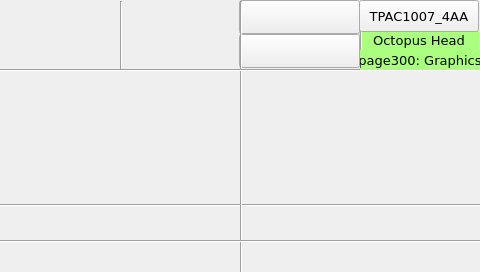
<?xml version="1.0" encoding="UTF-8"?>
<ui version="4.0">
<class>page300</class>
<widget class="QWidget" name="page300">
<property name="geometry">
<rect>
<x>0</x>
<y>0</y>
<width>480</width>
<height>272</height>
</rect>
</property>
<property name="minimumSize">
<size>
<width>480</width>
<height>272</height>
</size>
</property>
<property name="maximumSize">
<size>
<width>480</width>
<height>272</height>
</size>
</property>
<property name="windowTitle">
<string>page300</string>
</property>
<property name="styleSheet">
<string notr="true">QWidget#page300
{
}</string>
</property>
<widget class="QLabel" name="label_Qt_Project">
<property name="geometry">
<rect>
<x>359</x>
<y>30</y>
<width>120</width>
<height>20</height>
</rect>
</property>
<property name="font">
<font>
<family>DejaVu Sans</family>
<pointsize>10</pointsize>
</font>
</property>
<property name="styleSheet">
<string notr="true">background-color: rgb(170, 255, 127);</string>
</property>
<property name="text">
<string>Octopus Head</string>
</property>
<property name="alignment">
<set>Qt::AlignCenter</set>
</property>
</widget>
<widget class="Line" name="line_vt_4">
<property name="geometry">
<rect>
<x>360</x>
<y>1</y>
<width>3</width>
<height>68</height>
</rect>
</property>
<property name="orientation">
<enum>Qt::Vertical</enum>
</property>
</widget>
<widget class="Line" name="line_vt_1">
<property name="geometry">
<rect>
<x>120</x>
<y>1</y>
<width>3</width>
<height>68</height>
</rect>
</property>
<property name="orientation">
<enum>Qt::Vertical</enum>
</property>
</widget>
<widget class="ATCMbutton" name="atcmButton_menu">
<property name="geometry">
<rect>
<x>359</x>
<y>0</y>
<width>120</width>
<height>32</height>
</rect>
</property>
<property name="font">
<font>
<family>DejaVu Sans</family>
<pointsize>10</pointsize>
<weight>50</weight>
<bold>false</bold>
</font>
</property>
<property name="toolTip">
<string/>
</property>
<property name="whatsThis">
<string>ATCMbutton widget</string>
</property>
<property name="pageName">
<string>menu</string>
</property>
<property name="statusvar">
<string/>
</property>
<property name="viewStatus">
<bool>false</bool>
</property>
<property name="refresh">
<number>200</number>
</property>
<property name="visibilityVar">
<string/>
</property>
<property name="bgColor">
<color>
<red>85</red>
<green>255</green>
<blue>255</blue>
</color>
</property>
<property name="borderColor">
<color>
<red>0</red>
<green>0</green>
<blue>0</blue>
</color>
</property>
<property name="text">
<string>TPAC1007_4AA</string>
</property>
<property name="pressText">
<string>TPAC1007_4AA</string>
</property>
<property name="borderWidth">
<number>1</number>
</property>
<property name="borderRadius">
<number>0</number>
</property>
<property name="apparence">
<enum>QFrame::Raised</enum>
</property>
</widget>
<widget class="ATCMdate" name="atcmDate">
<property name="geometry">
<rect>
<x>239</x>
<y>0</y>
<width>121</width>
<height>34</height>
</rect>
</property>
<property name="font">
<font>
<family>DejaVu Sans Mono</family>
</font>
</property>
<property name="toolTip">
<string>ATCM QDate</string>
</property>
<property name="whatsThis">
<string>ATCMdate widget</string>
</property>
<property name="bgColor">
<color>
<red>170</red>
<green>255</green>
<blue>127</blue>
</color>
</property>
<property name="borderWidth">
<number>0</number>
</property>
<property name="borderRadius">
<number>0</number>
</property>
<property name="format">
<enum>ATCMdate::YYYY_MM_DD</enum>
</property>
</widget>
<widget class="Line" name="line_hr_2">
<property name="geometry">
<rect>
<x>0</x>
<y>204</y>
<width>481</width>
<height>3</height>
</rect>
</property>
<property name="font">
<font>
<family>DejaVu Sans</family>
</font>
</property>
<property name="orientation">
<enum>Qt::Horizontal</enum>
</property>
</widget>
<widget class="ATCMtime" name="atcmTime">
<property name="geometry">
<rect>
<x>239</x>
<y>34</y>
<width>121</width>
<height>34</height>
</rect>
</property>
<property name="font">
<font>
<family>DejaVu Sans Mono</family>
</font>
</property>
<property name="toolTip">
<string>ATCM QTime</string>
</property>
<property name="whatsThis">
<string>ATCMtime widget</string>
</property>
<property name="bgColor">
<color>
<red>170</red>
<green>255</green>
<blue>127</blue>
</color>
</property>
<property name="borderWidth">
<number>0</number>
</property>
<property name="borderRadius">
<number>0</number>
</property>
</widget>
<widget class="Line" name="line_vt_2">
<property name="geometry">
<rect>
<x>240</x>
<y>1</y>
<width>3</width>
<height>272</height>
</rect>
</property>
<property name="orientation">
<enum>Qt::Vertical</enum>
</property>
</widget>
<widget class="Line" name="line_hr_1">
<property name="geometry">
<rect>
<x>0</x>
<y>69</y>
<width>481</width>
<height>3</height>
</rect>
</property>
<property name="orientation">
<enum>Qt::Horizontal</enum>
</property>
</widget>
<widget class="Line" name="line_hr_3">
<property name="geometry">
<rect>
<x>0</x>
<y>231</y>
<width>481</width>
<height>21</height>
</rect>
</property>
<property name="orientation">
<enum>Qt::Horizontal</enum>
</property>
</widget>
<widget class="QLabel" name="label_Qt_Project_2">
<property name="geometry">
<rect>
<x>360</x>
<y>50</y>
<width>120</width>
<height>20</height>
</rect>
</property>
<property name="font">
<font>
<family>DejaVu Sans</family>
<pointsize>10</pointsize>
</font>
</property>
<property name="styleSheet">
<string notr="true">background-color: rgb(170, 255, 127);</string>
</property>
<property name="text">
<string>page300: Graphics</string>
</property>
<property name="alignment">
<set>Qt::AlignCenter</set>
</property>
</widget>
</widget>
<customwidgets>
<customwidget>
<class>ATCMbutton</class>
<extends>QPushButton</extends>
<header>atcmplugin.h</header>
</customwidget>
<customwidget>
<class>ATCMdate</class>
<extends>QPushButton</extends>
<header>atcmplugin.h</header>
</customwidget>
<customwidget>
<class>ATCMtime</class>
<extends>QPushButton</extends>
<header>atcmplugin.h</header>
</customwidget>
</customwidgets>
<resources/>
 <connections>
  <connection>
   <sender>atcmButton_menu</sender>
   <signal>newPage(const char*,bool)</signal>
   <receiver>page300</receiver>
   <slot>goto_page(const char*,bool)</slot>
  </connection>
 </connections>
<slots>
<slot>goto_page(const char*,bool)</slot>
</slots>
</ui>
